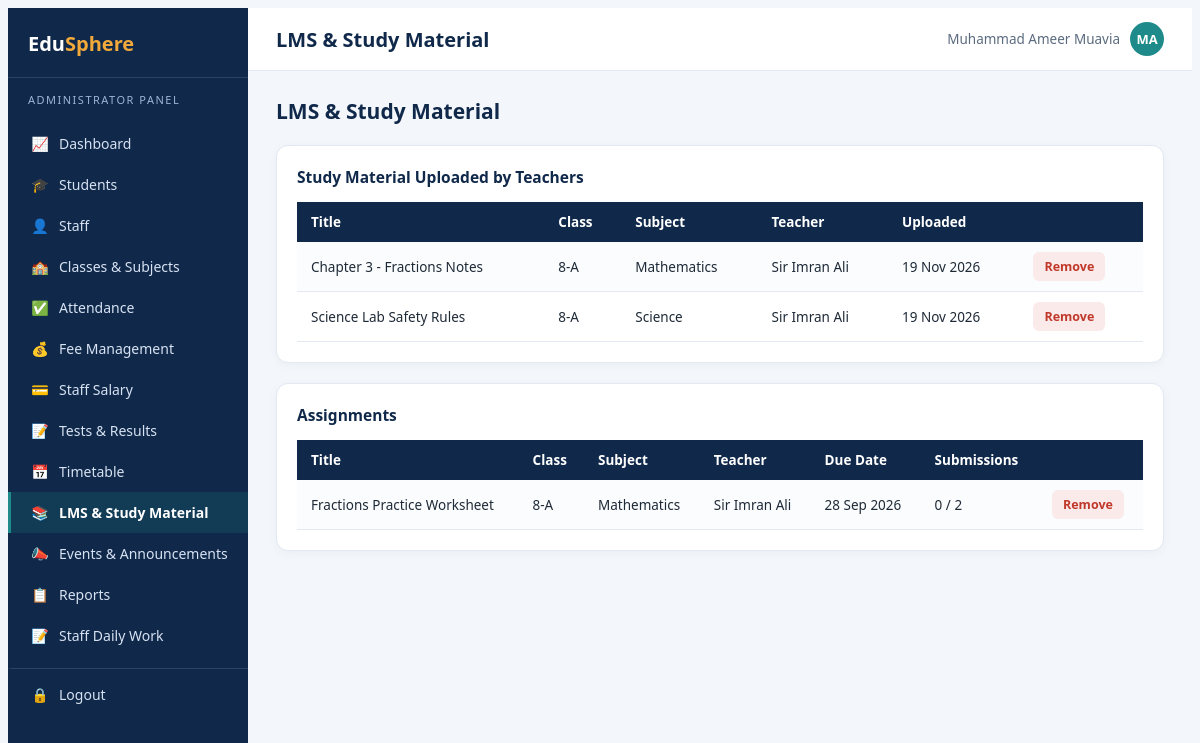
Page /admin/materials.php (signed in) on the committed database.
### tables this page shows
CREATE TABLE study_materials (
    id INT PRIMARY KEY AUTO_INCREMENT,
    class_id INT NOT NULL,
    subject_id INT NOT NULL,
    teacher_id INT NOT NULL,
    title VARCHAR(150) NOT NULL,
    description TEXT,
    file_path VARCHAR(255),
    uploaded_at TIMESTAMP DEFAULT CURRENT_TIMESTAMP,
    FOREIGN KEY (class_id) REFERENCES classes(id) ON DELETE CASCADE,
    FOREIGN KEY (subject_id) REFERENCES subjects(id) ON DELETE CASCADE,
    FOREIGN KEY (teacher_id) REFERENCES users(id) ON DELETE CASCADE
);

CREATE TABLE classes (
    id INT PRIMARY KEY AUTO_INCREMENT,
    name VARCHAR(30) NOT NULL,
    section VARCHAR(10) NOT NULL,
    UNIQUE KEY uq_class (name, section)
);

CREATE TABLE subjects (
    id INT PRIMARY KEY AUTO_INCREMENT,
    name VARCHAR(60) NOT NULL,
    code VARCHAR(20)
);

CREATE TABLE users (
    id INT PRIMARY KEY AUTO_INCREMENT,
    name VARCHAR(100) NOT NULL,
    email VARCHAR(100) NOT NULL UNIQUE,
    password VARCHAR(255) NOT NULL,
    role_id INT NOT NULL,
    phone VARCHAR(20),
    photo VARCHAR(255) DEFAULT NULL,
    status ENUM('active','inactive') DEFAULT 'active',
    created_at TIMESTAMP DEFAULT CURRENT_TIMESTAMP,
    FOREIGN KEY (role_id) REFERENCES roles(id)
);

CREATE TABLE assignments (
    id INT PRIMARY KEY AUTO_INCREMENT,
    class_id INT NOT NULL,
    subject_id INT NOT NULL,
    teacher_id INT NOT NULL,
    title VARCHAR(150) NOT NULL,
    description TEXT,
    due_date DATE,
    created_at TIMESTAMP DEFAULT CURRENT_TIMESTAMP,
    FOREIGN KEY (class_id) REFERENCES classes(id) ON DELETE CASCADE,
    FOREIGN KEY (subject_id) REFERENCES subjects(id) ON DELETE CASCADE,
    FOREIGN KEY (teacher_id) REFERENCES users(id) ON DELETE CASCADE
);

### config/functions.php (called while the page is built, shortened)
<?php
function e($str) {
    return htmlspecialchars($str ?? '', ENT_QUOTES, 'UTF-8');
}
function fmt_date($date) {
    return date('d M Y', strtotime($date));
}

### admin/materials.php (the view, shortened to what this page needs)
<?php
require_once '../config/db.php';
require_once '../config/functions.php';
$materials = $conn->query("SELECT m.*, c.name cname, c.section, s.name sname, u.name tname
    FROM study_materials m JOIN classes c ON m.class_id=c.id JOIN subjects s ON m.subject_id=s.id JOIN users u ON m.teacher_id=u.id
    ORDER BY m.uploaded_at DESC");
$assignments = $conn->query("SELECT a.*, c.name cname, c.section, s.name sname, u.name tname,
    (SELECT COUNT(*) FROM assignment_submissions sub WHERE sub.assignment_id=a.id) sub_count,
    (SELECT COUNT(*) FROM students st WHERE st.class_id=a.class_id) class_count
    FROM assignments a JOIN classes c ON a.class_id=c.id JOIN subjects s ON a.subject_id=s.id JOIN users u ON a.teacher_id=u.id
    ORDER BY a.created_at DESC");
include '../includes/header.php';
?>
<div class="page-head"><h2>LMS &amp; Study Material</h2></div>
<div class="card" style="margin-bottom:20px;">
    <div class="card-title">Study Material Uploaded by Teachers</div>
    <table class="tbl">
        <tr><th>Title</th><th>Class</th><th>Subject</th><th>Teacher</th><th>Uploaded</th><th></th></tr>
        <?php if ($materials->num_rows === 0): ?><tr><td colspan="6" class="text-center muted">No study material uploaded yet.</td></tr>
        <?php else: while ($m = $materials->fetch_assoc()): ?>
            <tr>
                <td><?= e($m['title']) ?></td><td><?= e($m['cname'].'-'.$m['section']) ?></td><td><?= e($m['sname']) ?></td>
                <td><?= e($m['tname']) ?></td><td><?= fmt_date($m['uploaded_at']) ?></td>
                <td><a href="?del=<?= $m['id'] ?>" class="btn btn-danger btn-sm" onclick="return confirm('Remove this material?')">Remove</a></td>
            </tr>
        <?php endwhile; endif; ?>
    </table>
</div>
<div class="card">
    <div class="card-title">Assignments</div>
    <table class="tbl">
        <tr><th>Title</th><th>Class</th><th>Subject</th><th>Teacher</th><th>Due Date</th><th>Submissions</th><th></th></tr>
        <?php if ($assignments->num_rows === 0): ?><tr><td colspan="7" class="text-center muted">No assignments posted yet.</td></tr>
        <?php else: while ($a = $assignments->fetch_assoc()): ?>
            <tr>
                <td><?= e($a['title']) ?></td><td><?= e($a['cname'].'-'.$a['section']) ?></td><td><?= e($a['sname']) ?></td>
                <td><?= e($a['tname']) ?></td><td><?= fmt_date($a['due_date']) ?></td>
                <td><?= $a['sub_count'] ?> / <?= $a['class_count'] ?></td>
                <td><a href="?del_a=<?= $a['id'] ?>" class="btn btn-danger btn-sm" onclick="return confirm('Remove this assignment?')">Remove</a></td>
            </tr>
        <?php endwhile; endif; ?>
    </table>
</div>
<?php include '../includes/footer.php'; ?>

### assets/css/style.css (style rules this page uses)
:root { --navy: #10294A; --navy-light: #1B3A63; --teal: #1F8A8A; --amber: #F2A93B; --coral: #E4572E; --blue: #2F5D8C; --bg: #F3F6FA; --text: #1F2A37; --muted: #5B6B7F; --border: #E3E9F2; }
* { box-sizing: border-box; }
body { background: var(--bg); color: var(--text); font-family: 'Segoe UI', Calibri, Arial, sans-serif; font-size: 15px; }
a { text-decoration: none; }
.card { background: #fff; border-radius: 12px; border: 1px solid var(--border); box-shadow: 0 2px 10px rgba(16,41,74,0.04); padding: 20px; }
.card-title { font-weight: 700; color: var(--navy); font-size: 15.5px; margin-bottom: 14px; }
.btn { display: inline-flex; align-items: center; gap: 6px; padding: 9px 16px; border-radius: 8px; font-size: 13.5px; font-weight: 600; border: none; cursor: pointer; text-decoration: none; }
.btn-sm { padding: 6px 11px; font-size: 12.5px; border-radius: 6px; }
.btn-danger { background: #fbeaea; color: #C0392B; }
table.tbl { width: 100%; border-collapse: collapse; font-size: 13.5px; }
table.tbl th { background: var(--navy); color: #fff; text-align: left; padding: 11px 14px; font-weight: 600; white-space: nowrap; }
table.tbl td { padding: 10px 14px; border-bottom: 1px solid var(--border); vertical-align: middle; }
table.tbl tr:nth-child(even) td { background: #FAFCFE; }
.page-head { display: flex; justify-content: space-between; align-items: center; margin-bottom: 20px; flex-wrap: wrap; gap: 10px; }
.page-head h2 { font-size: 21px; font-weight: 700; color: var(--navy); margin: 0; }

### rows in the picture
study_materials: title "Chapter 3 - Fractions Notes", class.section "8-A", subject.name "Mathematics", teacher.name "Sir Imran Ali", uploaded_at "19 Nov 2026"
study_materials: title "Science Lab Safety Rules", class.section "8-A", subject.name "Science", teacher.name "Sir Imran Ali", uploaded_at "19 Nov 2026"
assignments: title "Fractions Practice Worksheet", class.section "8-A", subject.name "Mathematics", teacher.name "Sir Imran Ali", due_date "28 Sep 2026", sub_count "0", class_count "2"

### other values in the picture
$roleLabels[$role] "ADMINISTRATOR"
$item[2] "📈"
$item[1] "Dashboard"
$item[2] "🎓"
$item[1] "Students"
$item[2] "👤"
$item[1] "Staff"
$item[2] "🏫"
$item[1] "Classes & Subjects"
$item[2] "✅"
$item[1] "Attendance"
$item[2] "💰"
$item[1] "Fee Management"
$item[2] "💳"
$item[1] "Staff Salary"
